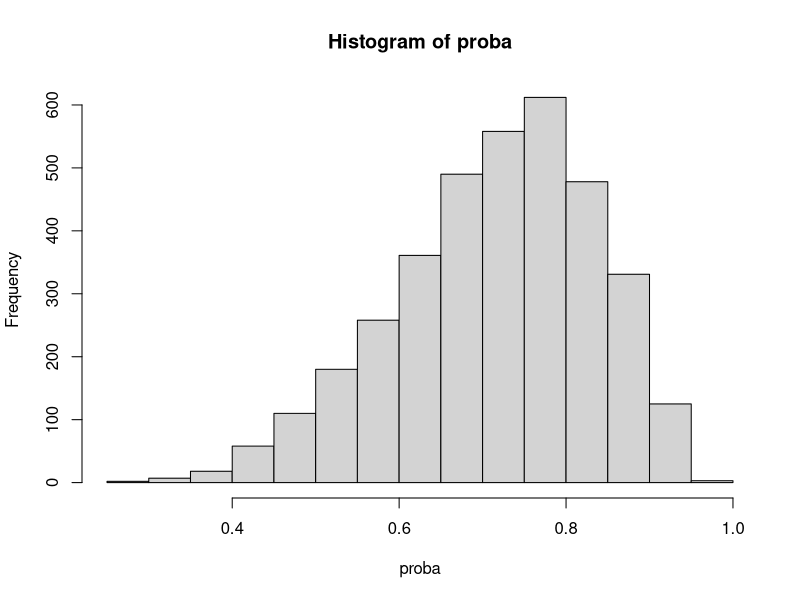
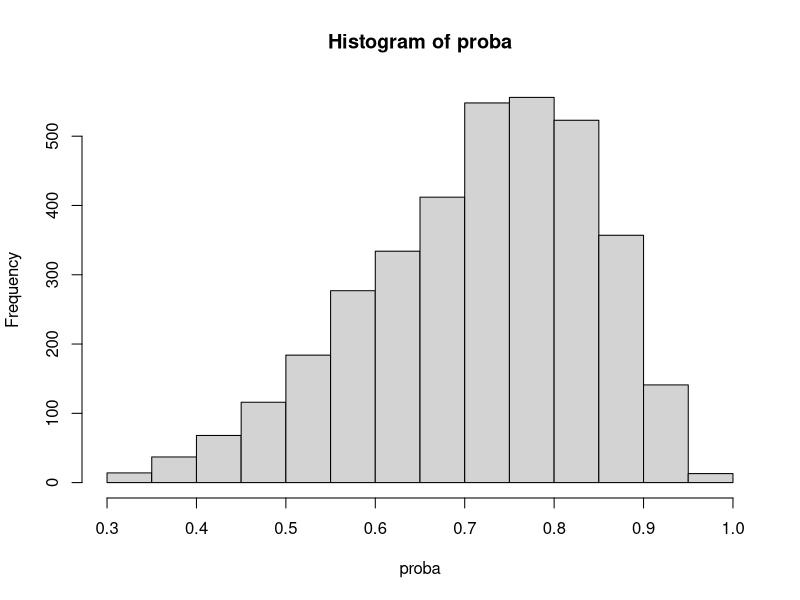
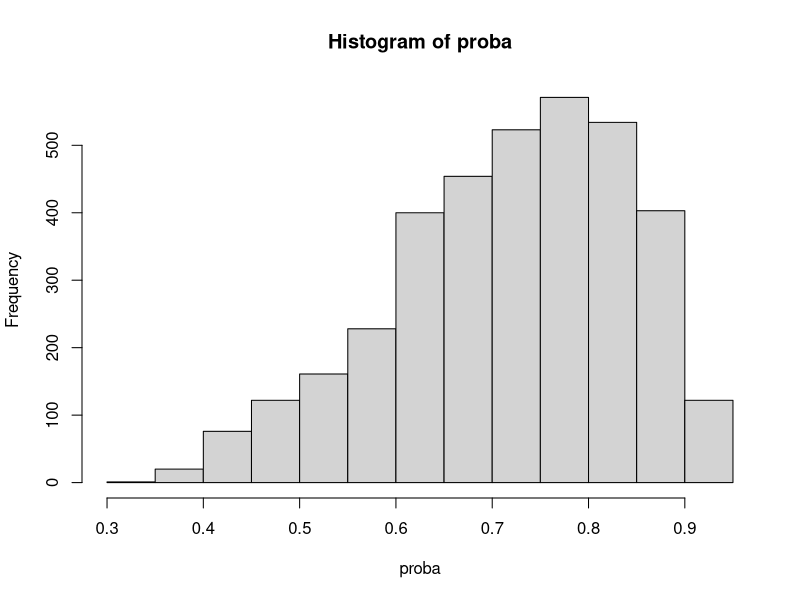
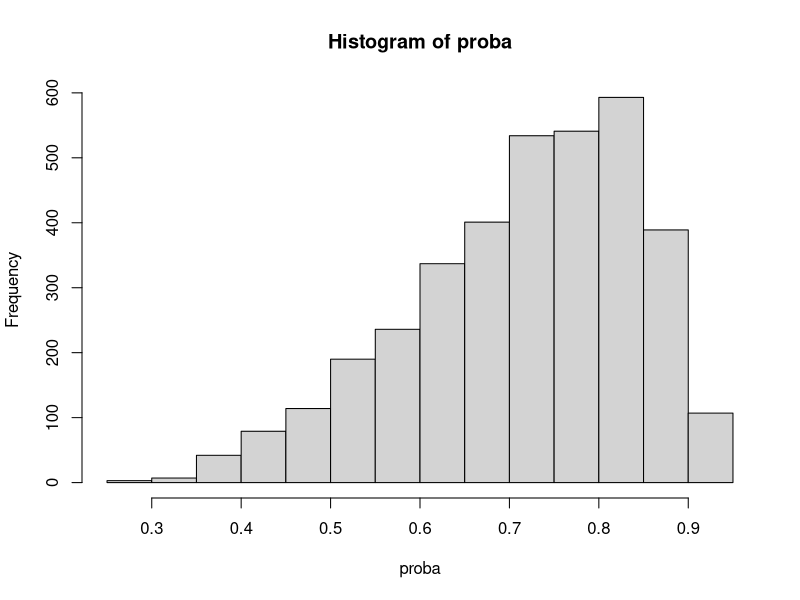
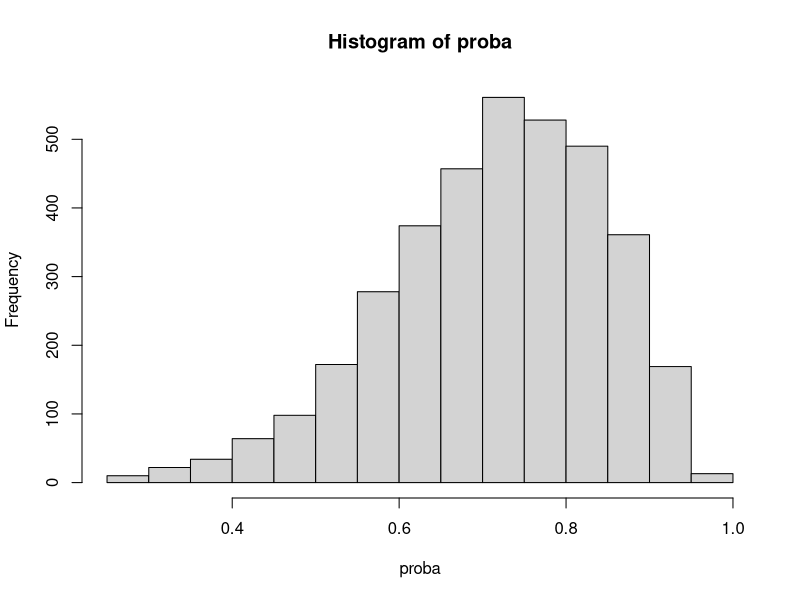
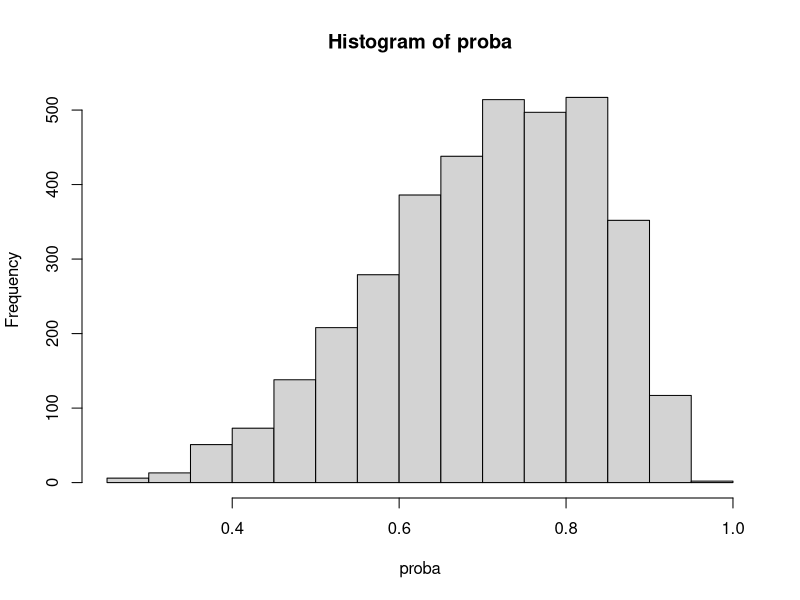
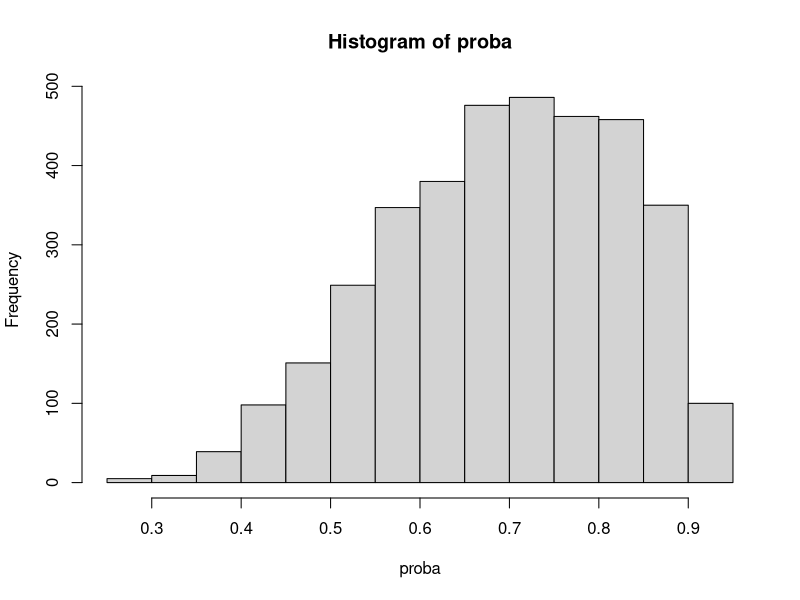
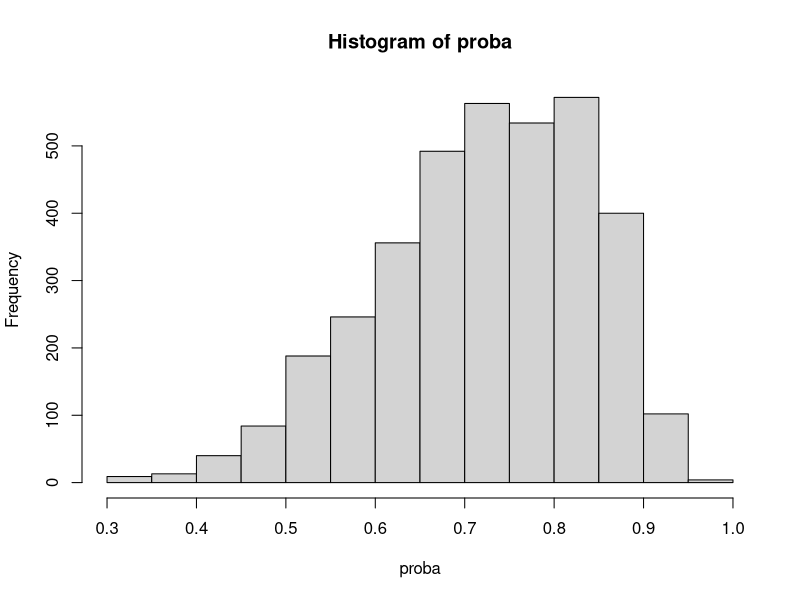

Generate these figures, in order, with R: (Note: a time limit stopped this script after it produced the figures.)
library(boot);

#----------------------------------------------------------------------------------------
# Default setting
#----------------------------------------------------------------------------------------

set.seed(105);
isMissing <- TRUE;
isVarying <- TRUE;
gamma1<-1;cluster<-200;unit<-20;
gamma0<-1.0;beta0<-0.25;beta1<-0.5;
sigma.a<-1;sigma.e<-1;true<-0;M<-1000;
len<-4;res1=res2=res3=res4=matrix(0,nrow=M,ncol=5)
count.res1=count.res2=count.res3=matrix(0,nrow=M,ncol=4)
var.res<-matrix(0, nrow=M, ncol=len^2)
true_parameter<-c(beta0,beta1,sigma.a,sigma.e)
vari1=vari2=vari3=est1=est2=est3=rep(0,4)

#----------------------------------------------------------------------------------------
# Function for estimating gamma
#----------------------------------------------------------------------------------------

calculate_nr <- function(old){
  w=delta*exp(-X*old); U=I=0; U.part=NULL;
  	for( i in 1: (cluster-full_cluster)){
      this_cluster<-(1:cluster)[-full_index][i]
      this_index<-which( long_cluster %in% this_cluster )

  		w.i = w[this_index]
  		U.part[i] = (length(this_index)-Obs[this_index])[1]*sum(w.i*(X-unObs_X)[this_index])/sum(w.i)
  		U = U + U.part[i];
  		I = I + (length(this_index)-Obs[this_index])[1]*(sum((-X[this_index])*w.i*(X-unObs_X)[this_index])*sum(w.i)-
        sum(w.i*(X-unObs_X)[this_index])*sum((-X[this_index])*w.i))/(sum(w.i))^2
  	}
  new = old - U/I; 
  return(c(new, U^2, I, U.part))
}

get_gamma <- function(){
    count=1; isBad=TRUE; temp=temp2=NULL; I=U.part=NULL;
    old = sum(X-unObs_X)/sum((X-unObs_X)*X);
    while( isBad ){
        count<-count+1;
        temp<-calculate_nr(old); 
        new<-calculate_nr(temp[1]);
        	if( new[2] < temp[2] ){
        		old<-temp[1];
        		if( new[2] < 10^(-15) ){
        			isBad<-FALSE;
        		}
        	}else{
        		Check<-TRUE;
        		while(Check){
        			print(":("); 
        			if(calculate_nr((old+temp[1])/2)[2] < calculate_nr(old)[2]){
        				Check<-FALSE;
        			}else{
        				old<-(old+temp[1])/2
        			}
        		}
        	}	
    }
    old = temp[1];
    I = -temp[3]; U.part = temp[4:(cluster-full_cluster+3)]; IF = sum(U.part)/I; Z=NULL;
    
    for( i in 1: (cluster-full_cluster)){
      this_cluster<-(1:cluster)[-full_index][i]
      this_index<-which( long_cluster %in% this_cluster )
      delta_i<-delta[this_index]; X_i<-X[this_index];
      alpha[i]<-(-log((length(this_index)-Obs[this_index])[1]/sum(delta_i*exp(-old*X_i))))
      est_pi[this_index]<-inv.logit(alpha[i]+old*X_i)
    }
    #est_pi = inv.logit( rep(alpha, each = unit) + old*X );
    return(c(est_pi,old));
}

#----------------------------------------------------------------------------------------
# Function for generating database and result tables
#----------------------------------------------------------------------------------------

make_data_matrix <- function(cluster,unit){
  X = matrix(runif(cluster*unit, min=-1/2,max=1/2), nrow=unit, ncol=cluster)
  a = matrix(rep(rnorm(cluster, mean=0, sd=sigma.a),each = unit), nrow=unit, ncol=cluster)

  if( isMissing ){ #True value for missing data analysis
  	proba = inv.logit(gamma0 + 0.6*a + gamma1*X); #logit probability
  	while(TRUE){
  		delta = matrix(rbinom(n=cluster*unit, size=1, prob = proba), nrow=unit, ncol=cluster)
  		if( (sum(colMeans(delta)==0)==0) ){
  			break;
  		}
  	}
  }else{
  	proba = matrix(1, nrow=unit, ncol=cluster)
  	delta = matrix(1, nrow=unit, ncol=cluster)
  }
	Y = matrix(beta0 + beta1*X + a + rnorm(cluster*unit, mean=0, sd=sigma.e), nrow=unit, ncol=cluster);
	return(list(X,Y,delta,a,proba));
}

trans <- function(vector, units, islong=FALSE){
  result_vec = c()
  cumsum_point <- c(0, cumsum(units))
  for(i in 1:length(units)){
    this_cluster <- (cumsum_point[i]+1):cumsum_point[(i+1)]
    if(islong){
      result_vec = c(result_vec, rep(sum(vector[this_cluster]), units[i]))
    }else{
      result_vec = c(result_vec, sum(vector[this_cluster]))
    }
  }
	return( result_vec )
}

old_trans <-function(vector, repe){
  result_value <- rep(colSums(matrix(vector, ncol = cluster)), each=repe)
  return(result_value)
}

res.cal <- function(result){
  BIAS = colMeans(result)[1:4]
  VAR=c(var(result[,1]),var(result[,2]),var(result[,3]),var(result[,4]) )
  M <- rbind(BIAS,VAR,sqrt(1000)*BIAS/sqrt(VAR))
  colnames(M) <- c('intercept','beta','D','sigma')
  return(M)
}

make_long_unit <- function(units){
  long_unit=c()
  for( i in 1:length(units)){
    long_unit = c(long_unit, rep(units[i], units[i]))   
  }
  return(long_unit)
}

make_long_cluster <- function(units){
  long_id=c()
  for( i in 1:length(units)){
    long_id = c(long_id, rep(i, units[i]))   
  }
  return(long_id)
}

#----------------------------------------------------------------------------------------
# Function for parameter
#----------------------------------------------------------------------------------------

get_proposed <- function(X=raw_X, Y=raw_Y, a=raw_a, WEIGHT=rep(1,length(raw_Y)), old = rep(0.3, 4)){
  len = 4
  new = rep(0, 4)
  
  class_index= c()
  class_index[1] <- 0
  class_index[2:length(a)] <- sapply(2:length(a), function(x){if(a[(x-1)] != a[x]){return(1)}else{return(0)}})
  changeing_points = c(1, which(class_index==1), (length(a)+1))
  units = diff(changeing_points)

  long_unit<-make_long_unit(units)
  
  U=matrix(0, nr=length(units), nc=len); I=matrix(0, nr=len, nc =len);
  while(TRUE){
    const_a = old[3]/(old[4]+long_unit*old[3]); #I define const_a for convenience sake.
    short_const_a = old[3]/(old[4]+units*old[3]); 
    a.hat = trans(WEIGHT*(Y-old[1]-X*old[2]), units= units, islong=TRUE);
    zeta = trans(WEIGHT*(Y-old[1]-X*old[2]), units= units)^2 - trans((WEIGHT^2-1), units= units)*old[4]
    
    U.1 = trans( (WEIGHT*(Y-old[1]-X*old[2])-const_a*a.hat), units= units)
    U.2 = trans( X*(WEIGHT*(Y-old[1]-X*old[2])-const_a*a.hat), units= units) - trans( X*(WEIGHT-1)*a.hat, units= units)/units
    U.3 = zeta - trans(WEIGHT*(Y-old[1]-X*old[2])^2, units= units)  - units*(units-1)*old[3]
    U.4 = trans(WEIGHT*(Y-old[1]-X*old[2])^2, units= units) - short_const_a*zeta - units*old[4]
    
    U = cbind(U.1, U.2, U.3, U.4)
    
    I[1,1] = sum( units*(short_const_a*units-1) )
    I[1,2] = sum( trans(WEIGHT*X, units= units)*(units*short_const_a-1) )
    I[1,3] = sum( (trans(WEIGHT*(Y-old[1]-X*old[2]), units= units))*(-units*old[4]/((old[4]+units*old[3])^2)) )
    I[1,4] = sum( (trans(WEIGHT*(Y-old[1]-X*old[2]), units= units))*units*(short_const_a^2)/old[3] )
    
    I[2,1] = sum(trans(X, units= units)*(units*short_const_a-1))
    I[2,2] = sum( X*(const_a*trans(WEIGHT*X, units= units, islong=TRUE)-(WEIGHT*X)) ) + sum( trans( X*(WEIGHT-1)*trans(WEIGHT*X, units= units, islong=TRUE), units= units)/units )
    I[2,3] = sum( (trans(WEIGHT*(Y-old[1]-X*old[2]), units= units))*(trans(X, units= units))*(-old[4]/((old[4]+units*old[3])^2)) );
    I[2,4] = sum( (trans(WEIGHT*(Y-old[1]-X*old[2]), units= units))*(trans(X, units= units))*((short_const_a^2)/old[3]) );
    
    I[3,1] = 2*sum( trans(WEIGHT*(Y-old[1]-X*old[2]), units= units)*(1-units) );
    I[3,2] = 2*sum( -trans(WEIGHT*(Y-old[1]-X*old[2]), units= units)*trans(WEIGHT*X, units= units) + trans(WEIGHT*(Y-old[1]-X*old[2])*X, units= units));
    I[3,3] = sum( -units*(units-1) );
    I[3,4] = sum( -trans(WEIGHT^2-1, units= units) );
    
    I[4,1] = 2*sum( trans(WEIGHT*(Y-old[1]-X*old[2]), units= units)*(units*short_const_a-1) );
    I[4,2] = 2*sum( trans(WEIGHT*(Y-old[1]-X*old[2]), units= units)*trans(WEIGHT*X, units= units)*(short_const_a) - trans(WEIGHT*(Y-old[1]-X*old[2])*X, units= units) );
    I[4,3] = sum( zeta*(-old[4]/(old[4]+units*old[3])^2) );
    I[4,4] = sum( zeta*(short_const_a^2)/old[3] + short_const_a*trans((WEIGHT^2-1), units= units) - units );
    
    new = old - solve(I)%*%colSums(U);
    error=sum((new-old)^2); old=new;
    print(error)
    if( error<10^-8 ){
      vari = (solve(I)%*%var(U)%*%t(solve(I)))*cluster		
      break;
    }
  }
  
  return(list(old, vari))
}

#----------------------------------------------------------------------------------------
# Simulation
#----------------------------------------------------------------------------------------

for(k in 1:M){
  
  #-----------------------------------------------------------------------
  # generating data
  #-----------------------------------------------------------------------
  
  isPASS<-TRUE
  while(isPASS){
  isPASS<-FALSE
  raw = make_data_matrix(cluster,unit);
  raw_matrix<-sapply(raw,c);    
  if( isVarying ){
    units<-rbinom(cluster, unit, 0.9) #subset of raw matrix
    subset_index<-c();
    for(j in 1:cluster){
      cluster_index = ((j-1)*unit+1):((j-1)*unit+units[j])
      subset_index <- c(subset_index, cluster_index)
	if( sum(raw_matrix[cluster_index,3]) == 0 ){
		isPASS<-TRUE
		break;
	}
    }
    raw_matrix<-raw_matrix[subset_index,]
  }else{
    units<-rep(unit, cluster) #subset of raw matrix
  }
  long_cluster<-make_long_cluster(units)
  }

  #X=Y=delta=a=NULL;	
  X=raw_X=raw_matrix[,1]; Y=raw_Y=raw_matrix[,2];
  delta=raw_delta=raw_matrix[,3]; a=raw_a=raw_matrix[,4];
  proba=raw_proba=raw_matrix[,5]; raw_long_cluster=long_cluster
  hist(proba)
  
  #-----------------------------------------------------------------------
  # estimating gamma
  #-----------------------------------------------------------------------
  
  if( isMissing ){
      # raw_* stands for real data and variables without 'raw_' prefix are for gamma calculation
      if ( sum( tapply(raw_delta, long_cluster, FUN=sum) == units ) > 0 ) {
      	full_index = which( tapply(raw_delta, long_cluster, FUN=sum) == units )
      	full_cluster = length(full_index);
        del_full_cluster = which( long_cluster %in% full_index );
      	X<-raw_X[-del_full_cluster]; a<-raw_a[-del_full_cluster];
        delta<-raw_delta[-del_full_cluster]; Y<-raw_Y[-del_full_cluster];
        long_cluster<-long_cluster[-del_full_cluster]
      }else{
        full_cluster<-0;
	  full_index<-(cluster+1);
      }
    	Obs = unObs_X = item = Obs_X = rep(0,length(X)); alpha= NULL;
    	for( i in 1:(cluster-full_cluster) ){
        this_cluster<-(1:cluster)[-full_index][i]
        this_index<-which( long_cluster %in% this_cluster )
    		delta_i<-delta[this_index]; X_i<-X[this_index];
    		Obs[this_index]<-sum(delta_i); #r_i
    		unObs_X[this_index]<-rep(sum((1-delta_i)*X_i)/sum(1-delta_i), each=length(this_index));
    		Obs_X[this_index]<-rep(sum(delta_i*X_i)/sum(delta_i), each=length(this_index));
    	}
    	#item = X-Obs_X;
      est_pi = rep(0,length(X));
      fit_gamma = get_gamma()
      est_pi = fit_gamma[1:(length(fit_gamma)-1)]
      
      proba=c()
      if ( sum( tapply(raw_delta, raw_long_cluster, FUN=sum) == units ) > 0 ) {
      	proba=rep(1,length(raw_X));
      	proba[c(-del_full_cluster)] = as.vector(est_pi);
      }else{
      	proba = est_pi;
      }
  }
  
  X=raw_X; a=raw_a; delta=raw_delta; Y=raw_Y; WEIGHT=raw_delta/proba;
  X.obs=X[delta==1]; a.obs=a[delta==1]; delta.obs=delta[delta==1]; Y.obs=Y[delta==1];
  
  #-----------------------------------------------------------------------
  # full cases
  #-----------------------------------------------------------------------
  
  fit.full = get_proposed(X = raw_X, Y=raw_Y, a=raw_a, WEIGHT = rep(1, length(raw_Y)), old = true_parameter)
  est1 = fit.full[[1]]
  vari1 = sqrt(diag(fit.full[[2]]))
  
  #-----------------------------------------------------------------------
  # complete cases
  #-----------------------------------------------------------------------
  
  fit.complete = get_proposed(X = X.obs, Y=Y.obs, a=a.obs, WEIGHT = rep(1, length(Y.obs)), old = true_parameter)
  est2 = fit.complete[[1]]
  vari2 = sqrt(diag(fit.complete[[2]]))
  
  #-----------------------------------------------------------------------
  # proposed cases
  #-----------------------------------------------------------------------
  
  fit.proposed = get_proposed(X=X, Y=Y, a=a, WEIGHT=WEIGHT, old = est2)
  est3 = fit.proposed[[1]]
  vari3 = sqrt(diag(fit.proposed[[2]]))

count.res1[k,] = as.numeric( (est1 + qnorm(0.025)*vari1-true_parameter)*(est1 - qnorm(0.025)*vari1-true_parameter) < 0 );
count.res2[k,] = as.numeric( (est2 + qnorm(0.025)*vari2-true_parameter)*(est2 - qnorm(0.025)*vari2-true_parameter) < 0 );
count.res3[k,] = as.numeric( (est3 + qnorm(0.025)*vari3-true_parameter)*(est3 - qnorm(0.025)*vari3-true_parameter) < 0 );

res1[k,] = c(est1-true_parameter, mean(delta))
res2[k,] = c(est2-true_parameter, mean(delta))
res3[k,] = c(est3-true_parameter, mean(delta))

var.res[k,] = as.vector(vari3)
}

colMeans(count.res1)
colMeans(count.res2)
colMeans(count.res3)

res.cal(res1);
res.cal(res2);
res.cal(res3);

T = matrix(colMeans(var.res^2), nr=4)
cluster;unit;gamma1;

var(res3[,1:4])/T[1:4,1:4] #Check the ratio between simulation variance and estimates
print('mar')
#filename = paste(Sys.time(),"_CSNI",".RData", sep="")
#save.image(file = filename)



library("xtable")
Bias = rbind(res.cal(res1)[1,],res.cal(res2)[1,],res.cal(res3)[1,])*1000
Variance = rbind(res.cal(res1)[2,],res.cal(res2)[2,],res.cal(res3)[2,])*1000
CP = rbind(colMeans(count.res1),colMeans(count.res2),colMeans(count.res3))*1000

DF<-data.frame(t(Bias),t(Variance),t(CP))
colnames(DF) =c("FULL","COMP","PROP","FULL","COMP","PROP","FULL","COMP","PROP") 
xtable(DF, digits=c(rep(1,7),rep(0,3)), display=c(rep("f",7),rep("f",3)), align=rep("c",10))

cluster;unit;isVarying
